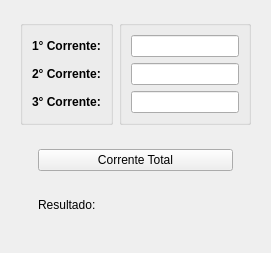
            <widget class="QWidget" name="tab_2">
             <attribute name="title">
              <string>Corrente total</string>
             </attribute>
             <layout class="QGridLayout" name="gridLayout_12">
              <item row="0" column="0">
               <widget class="QFrame" name="frame_13">
                <property name="frameShape">
                 <enum>QFrame::NoFrame</enum>
                </property>
                <property name="frameShadow">
                 <enum>QFrame::Raised</enum>
                </property>
                <layout class="QGridLayout" name="gridLayout_13">
                 <item row="1" column="0" colspan="2">
                  <widget class="QFrame" name="frame_16">
                   <property name="sizePolicy">
                    <sizepolicy hsizetype="Expanding" vsizetype="Preferred">
                     <horstretch>0</horstretch>
                     <verstretch>0</verstretch>
                    </sizepolicy>
                   </property>
                   <property name="frameShape">
                    <enum>QFrame::NoFrame</enum>
                   </property>
                   <property name="frameShadow">
                    <enum>QFrame::Raised</enum>
                   </property>
                   <layout class="QVBoxLayout" name="verticalLayout_9">
                    <item>
                     <widget class="QFrame" name="frame_24">
                      <property name="frameShape">
                       <enum>QFrame::NoFrame</enum>
                      </property>
                      <property name="frameShadow">
                       <enum>QFrame::Raised</enum>
                      </property>
                      <layout class="QGridLayout" name="gridLayout_18">
                       <item row="0" column="0">
                        <widget class="QPushButton" name="btn_correnteTotal">
                         <property name="text">
                          <string>Corrente Total</string>
                         </property>
                        </widget>
                       </item>
                      </layout>
                     </widget>
                    </item>
                    <item>
                     <widget class="QFrame" name="frame_23">
                      <property name="frameShape">
                       <enum>QFrame::NoFrame</enum>
                      </property>
                      <property name="frameShadow">
                       <enum>QFrame::Raised</enum>
                      </property>
                      <layout class="QGridLayout" name="gridLayout_19">
                       <item row="0" column="0">
                        <widget class="QLabel" name="label_resulatadoCorrentetotal">
                         <property name="maximumSize">
                          <size>
                           <width>80</width>
                           <height>25</height>
                          </size>
                         </property>
                         <property name="text">
                          <string>Resultado:</string>
                         </property>
                        </widget>
                       </item>
                       <item row="0" column="1">
                        <spacer name="horizontalSpacer_2">
                         <property name="orientation">
                          <enum>Qt::Horizontal</enum>
                         </property>
                         <property name="sizeHint" stdset="0">
                          <size>
                           <width>40</width>
                           <height>20</height>
                          </size>
                         </property>
                        </spacer>
                       </item>
                      </layout>
                     </widget>
                    </item>
                   </layout>
                  </widget>
                 </item>
                 <item row="0" column="0">
                  <widget class="QGroupBox" name="groupBox_14">
                   <property name="sizePolicy">
                    <sizepolicy hsizetype="Expanding" vsizetype="Preferred">
                     <horstretch>0</horstretch>
                     <verstretch>0</verstretch>
                    </sizepolicy>
                   </property>
                   <layout class="QVBoxLayout" name="verticalLayout_6">
                    <item>
                     <widget class="QLabel" name="label_corrente_1">
                      <property name="maximumSize">
                       <size>
                        <width>80</width>
                        <height>25</height>
                       </size>
                      </property>
                      <property name="font">
                       <font>
                        <pointsize>9</pointsize>
                        <weight>75</weight>
                        <bold>true</bold>
                       </font>
                      </property>
                      <property name="text">
                       <string>1° Corrente:</string>
                      </property>
                     </widget>
                    </item>
                    <item>
                     <widget class="QLabel" name="label_corrente_2">
                      <property name="maximumSize">
                       <size>
                        <width>80</width>
                        <height>25</height>
                       </size>
                      </property>
                      <property name="font">
                       <font>
                        <pointsize>9</pointsize>
                        <weight>75</weight>
                        <bold>true</bold>
                       </font>
                      </property>
                      <property name="text">
                       <string>2° Corrente:</string>
                      </property>
                     </widget>
                    </item>
                    <item>
                     <widget class="QLabel" name="label_corrente_3">
                      <property name="maximumSize">
                       <size>
                        <width>80</width>
                        <height>25</height>
                       </size>
                      </property>
                      <property name="font">
                       <font>
                        <pointsize>9</pointsize>
                        <weight>75</weight>
                        <bold>true</bold>
                       </font>
                      </property>
                      <property name="text">
                       <string>3° Corrente:</string>
                      </property>
                     </widget>
                    </item>
                   </layout>
                  </widget>
                 </item>
                 <item row="0" column="1">
                  <widget class="QGroupBox" name="groupBox_15">
                   <property name="sizePolicy">
                    <sizepolicy hsizetype="Expanding" vsizetype="Preferred">
                     <horstretch>0</horstretch>
                     <verstretch>0</verstretch>
                    </sizepolicy>
                   </property>
                   <layout class="QVBoxLayout" name="verticalLayout">
                    <item>
                     <widget class="QLineEdit" name="entry_corrente_1">
                      <property name="maximumSize">
                       <size>
                        <width>150</width>
                        <height>22</height>
                       </size>
                      </property>
                     </widget>
                    </item>
                    <item>
                     <widget class="QLineEdit" name="entry_corrente_2">
                      <property name="maximumSize">
                       <size>
                        <width>150</width>
                        <height>22</height>
                       </size>
                      </property>
                     </widget>
                    </item>
                    <item>
                     <widget class="QLineEdit" name="entry_corrente_3">
                      <property name="maximumSize">
                       <size>
                        <width>150</width>
                        <height>22</height>
                       </size>
                      </property>
                     </widget>
                    </item>
                   </layout>
                  </widget>
                 </item>
                </layout>
               </widget>
              </item>
             </layout>
            </widget>
